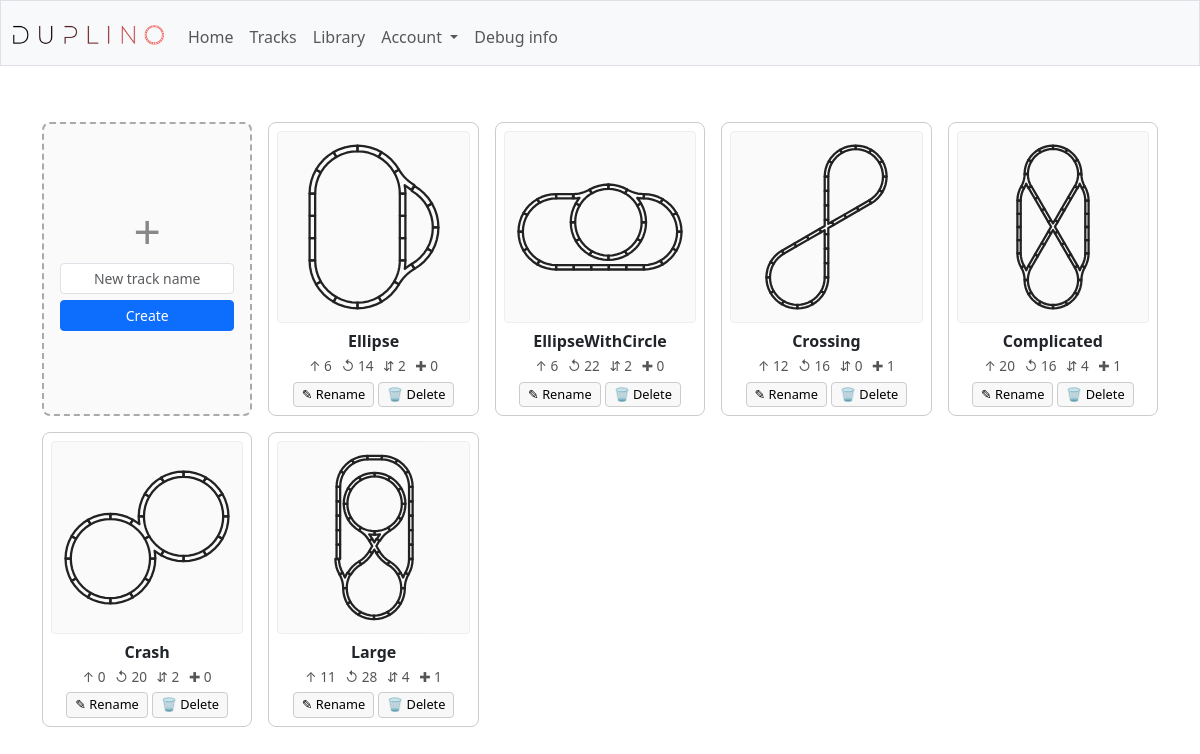
The app's page /track_open (signed in) with its own data.
### tables this page shows
CREATE TABLE tracks (id INTEGER PRIMARY KEY AUTOINCREMENT, user_id INTEGER NOT NULL, title TEXT NOT NULL,
 CONSTRAINT fk_users FOREIGN KEY (user_id) REFERENCES users(id) ON DELETE CASCADE);

### app.py (the view, shortened to what this page needs)
@app.route("/track_open", methods=["GET", "POST"])
@login_required
def track_open():
    if request.method == "GET":
        tracks = tracks_read(user_id = session['user_id'])
        track_info = []
        for t in tracks:
            if not os.path.exists(thumbnail_file(t['id'])):
                generate_thumbnail(t['id'])
            track_info.append({
                'id': t['id'],
                'title': t['title'],
                'counts': piece_counts(t['id']),
                'thumbnail': thumbnail_url(t['id']),
            })
        return render_template("track_open.html", tracks = track_info)

### helpers.py (called while the page is built)
def sql(cmd, **params):
    if "PRAGMA" in cmd and not _is_sqlite:
        return None
    if app.logger.isEnabledFor(logging.DEBUG):
        app.logger.debug("SQL: %s | params=%s", cmd, params)
        db.session.commit()
    stmt = text(cmd)
    result = db.session.execute(stmt, params or None)
    lowered = cmd.lstrip().lower()
    if lowered.startswith(("insert", "update", "delete")) or "pragma" in lowered:
        db.session.commit()
    if lowered.startswith("select"):
        rows = [dict(row._mapping) for row in result]
        if app.logger.isEnabledFor(logging.DEBUG):
            app.logger.debug("SQL result: %s", rows)
        return rows
    return None

def login_required(f):
    @wraps(f)
    def decorated_function(*args, **kwargs):
        if session.get("user_id") is None:
            return redirect("/")
        return f(*args, **kwargs)
    return decorated_function

### sql_layouts.py (called while the page is built)
def pieces_read(track_id):
    return sql(
        "select piece from pieces where track_id = :track_id order by idx",
        track_id=track_id,
    )

### sql_tracks.py (called while the page is built)
def tracks_read(user_id):
    return sql(
        "select id, title from tracks where user_id = :user_id",
        user_id=user_id,
    )

### thumbnails.py (called while the page is built)
def _thumb_dir():
    return os.path.join(app.static_folder, 'thumbnails')

def thumbnail_file(track_id):
    return os.path.join(_thumb_dir(), f'{track_id}.svg')

def thumbnail_url(track_id):
    return f'/static/thumbnails/{track_id}.svg'

def piece_counts(track_id):
    from sql_layouts import pieces_read
    pieces = [i['piece'] for i in pieces_read(track_id=track_id)]
    return {p: sum(1 for x in pieces if x == p) for p in PIECE_TYPES}

### templates/track_open.html (shortened to what this page needs)
{% extends "layout.html" %}
{% block main %}
<div class="track-grid">
    <div class="new-card">
        <div class="plus">+</div>
        <form action="/track_create" method="post">
            <input class="form-control form-control-sm" type="text" name="title"
                placeholder="New track name" pattern="[A-Za-z0-9]+" autocomplete="off" required>
            <button class="btn btn-primary btn-sm" type="submit">Create</button>
        </form>
    </div>
    {% for track in tracks %}
    <div class="track-card">
        <form action="/track_open" method="post">
            <button type="submit" class="open-btn" title="Open {{ track.title }}">
                <img class="thumb" src="{{ track.thumbnail }}" alt="{{ track.title }} thumbnail">
                <div class="title">{{ track.title }}</div>
                <div class="pieces">
                    <span title="Straight">&ShortUpArrow; {{ track.counts.straight }}</span>
                    <span title="Curve">&#8634; {{ track.counts.curve }}</span>
                    <span title="Switch">&#8693; {{ track.counts.switch }}</span>
                    <span title="Crossing">&#10010; {{ track.counts.crossing }}</span>
                </div>
            </button>
        </form>
        <div class="card-actions">
            <form action="/track_rename" method="post"
                onsubmit="var n=prompt('New name for &quot;{{ track.title|e }}&quot;:','{{ track.title|e }}');
                         if(!n||!/^[A-Za-z0-9]+$/.test(n)){alert('Invalid name');return false;}
                         this.new_title.value=n;return true;">
                <button type="submit" title="Rename">&#9998; Rename</button>
            </form>
            <form action="/track_delete" method="post"
                onsubmit="return confirm('Delete &quot;{{ track.title|e }}&quot;?');">
                <button type="submit" class="delete-btn" title="Delete">&#128465; Delete</button>
            </form>
        </div>
    </div>
    {% endfor %}
</div>
{% endblock %}

### templates/track_open.html (style rules this page uses)
.track-grid { display: grid; grid-template-columns: repeat(auto-fill, minmax(200px, 1fr)); gap: 16px; margin-top: 8px; }
.track-card { position: relative; border: 1px solid #ccc; border-radius: 8px; background: #fff; padding: 8px; text-align: center; transition: box-shadow 0.15s ease, transform 0.15s ease; display: flex; flex-direction: column; align-items: stretch; font-family: inherit; }
.track-card .open-btn { all: unset; cursor: pointer; display: flex; flex-direction: column; align-items: stretch; }
.track-card .thumb { width: 100%; aspect-ratio: 1 / 1; background: #fafafa; border: 1px solid #eee; border-radius: 4px; object-fit: contain; }
.track-card .title { font-weight: bold; margin-top: 6px; word-break: break-word; }
.track-card .pieces { margin-top: 4px; font-size: 0.85em; color: #555; line-height: 1.3; }
.track-card .pieces span { display: inline-block; margin: 0 3px; }
.card-actions { margin-top: 6px; display: flex; gap: 4px; justify-content: center; }
.card-actions button { font-size: 0.8em; padding: 2px 8px; border: 1px solid #ccc; background: #f8f8f8; border-radius: 4px; cursor: pointer; }
.new-card { border: 2px dashed #aaa; border-radius: 8px; background: #fafafa; padding: 16px; display: flex; flex-direction: column; justify-content: center; align-items: center; min-height: 100%; }
.new-card .plus { font-size: 3em; line-height: 1; color: #888; margin-bottom: 8px; }
.new-card form { display: flex; flex-direction: column; gap: 6px; width: 100%; align-items: stretch; }
.new-card input { text-align: center; }

### records on screen
tracks: shows a picture, title "Ellipse", counts.straight "6", counts.curve "14", counts.switch "2", counts.crossing "0"
tracks: shows a picture, title "EllipseWithCircle", counts.straight "6", counts.curve "22", counts.switch "2", counts.crossing "0"
tracks: shows a picture, title "Crossing", counts.straight "12", counts.curve "16", counts.switch "0", counts.crossing "1"
tracks: shows a picture, title "Complicated", counts.straight "20", counts.curve "16", counts.switch "4", counts.crossing "1"
tracks: shows a picture, title "Crash", counts.straight "0", counts.curve "20", counts.switch "2", counts.crossing "0"
tracks: shows a picture, title "Large", counts.straight "11", counts.curve "28", counts.switch "4", counts.crossing "1"
